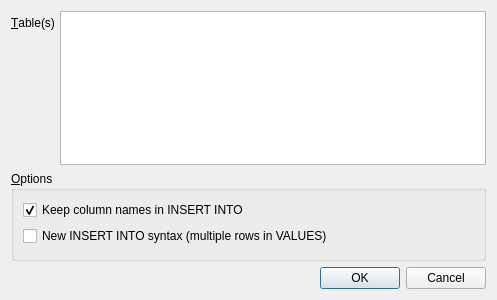
<?xml version="1.0" encoding="UTF-8"?>
<ui version="4.0">
 <class>ExportSqlDialog</class>
 <widget class="QDialog" name="ExportSqlDialog">
  <property name="geometry">
   <rect>
    <x>0</x>
    <y>0</y>
    <width>497</width>
    <height>300</height>
   </rect>
  </property>
  <property name="windowTitle">
   <string>Export SQL...</string>
  </property>
  <layout class="QGridLayout" name="gridLayout_2">
   <item row="2" column="0">
    <widget class="QDialogButtonBox" name="buttonBox">
     <property name="orientation">
      <enum>Qt::Horizontal</enum>
     </property>
     <property name="standardButtons">
      <set>QDialogButtonBox::Cancel|QDialogButtonBox::Ok</set>
     </property>
    </widget>
   </item>
   <item row="0" column="0">
    <layout class="QFormLayout" name="formLayout">
     <property name="fieldGrowthPolicy">
      <enum>QFormLayout::AllNonFixedFieldsGrow</enum>
     </property>
     <item row="0" column="0">
      <widget class="QLabel" name="labelTable">
       <property name="text">
        <string>&amp;Table(s)</string>
       </property>
       <property name="buddy">
        <cstring>listTables</cstring>
       </property>
      </widget>
     </item>
     <item row="0" column="1">
      <widget class="QListWidget" name="listTables">
       <property name="selectionMode">
        <enum>QAbstractItemView::MultiSelection</enum>
       </property>
       <property name="sortingEnabled">
        <bool>false</bool>
       </property>
      </widget>
     </item>
     <item row="1" column="0" colspan="2">
      <widget class="QGroupBox" name="groupBox">
       <property name="title">
        <string>&amp;Options</string>
       </property>
       <layout class="QGridLayout" name="gridLayout">
        <item row="0" column="0">
         <widget class="QCheckBox" name="checkColNames">
          <property name="text">
           <string>Keep column names in INSERT INTO</string>
          </property>
          <property name="checked">
           <bool>true</bool>
          </property>
         </widget>
        </item>
        <item row="1" column="0">
         <widget class="QCheckBox" name="checkMultiple">
          <property name="text">
           <string>New INSERT INTO syntax (multiple rows in VALUES)</string>
          </property>
         </widget>
        </item>
        <item row="2" column="0">
         <spacer name="verticalSpacer">
          <property name="orientation">
           <enum>Qt::Vertical</enum>
          </property>
          <property name="sizeHint" stdset="0">
           <size>
            <width>20</width>
            <height>40</height>
           </size>
          </property>
         </spacer>
        </item>
       </layout>
      </widget>
     </item>
    </layout>
   </item>
  </layout>
 </widget>
 <tabstops>
  <tabstop>listTables</tabstop>
 </tabstops>
 <resources/>
 <connections>
  <connection>
   <sender>buttonBox</sender>
   <signal>accepted()</signal>
   <receiver>ExportSqlDialog</receiver>
   <slot>accept()</slot>
   <hints>
    <hint type="sourcelabel">
     <x>252</x>
     <y>136</y>
    </hint>
    <hint type="destinationlabel">
     <x>157</x>
     <y>140</y>
    </hint>
   </hints>
  </connection>
  <connection>
   <sender>buttonBox</sender>
   <signal>rejected()</signal>
   <receiver>ExportSqlDialog</receiver>
   <slot>reject()</slot>
   <hints>
    <hint type="sourcelabel">
     <x>320</x>
     <y>136</y>
    </hint>
    <hint type="destinationlabel">
     <x>286</x>
     <y>140</y>
    </hint>
   </hints>
  </connection>
 </connections>
 <slots>
  <slot>showCustomCharEdits()</slot>
 </slots>
</ui>
